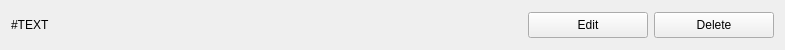
<?xml version="1.0" encoding="UTF-8"?>
<ui version="4.0">
 <class>ItemWidgetClass</class>
 <widget class="QWidget" name="ItemWidgetClass">
  <property name="geometry">
   <rect>
    <x>0</x>
    <y>0</y>
    <width>785</width>
    <height>50</height>
   </rect>
  </property>
  <property name="minimumSize">
   <size>
    <width>0</width>
    <height>50</height>
   </size>
  </property>
  <property name="maximumSize">
   <size>
    <width>16777215</width>
    <height>50</height>
   </size>
  </property>
  <property name="windowTitle">
   <string>ItemWidget</string>
  </property>
  <layout class="QHBoxLayout" name="horizontalLayout">
   <item>
    <widget class="QLabel" name="itemLabel">
     <property name="sizePolicy">
      <sizepolicy hsizetype="Expanding" vsizetype="Preferred">
       <horstretch>0</horstretch>
       <verstretch>0</verstretch>
      </sizepolicy>
     </property>
     <property name="text">
      <string>#TEXT</string>
     </property>
    </widget>
   </item>
   <item>
    <widget class="QPushButton" name="pushButton_2">
     <property name="minimumSize">
      <size>
       <width>120</width>
       <height>26</height>
      </size>
     </property>
     <property name="text">
      <string>Edit</string>
     </property>
    </widget>
   </item>
   <item>
    <widget class="QPushButton" name="pushButton">
     <property name="minimumSize">
      <size>
       <width>120</width>
       <height>26</height>
      </size>
     </property>
     <property name="text">
      <string>Delete</string>
     </property>
    </widget>
   </item>
  </layout>
 </widget>
 <layoutdefault spacing="6" margin="11"/>
 <resources/>
 <connections/>
</ui>
